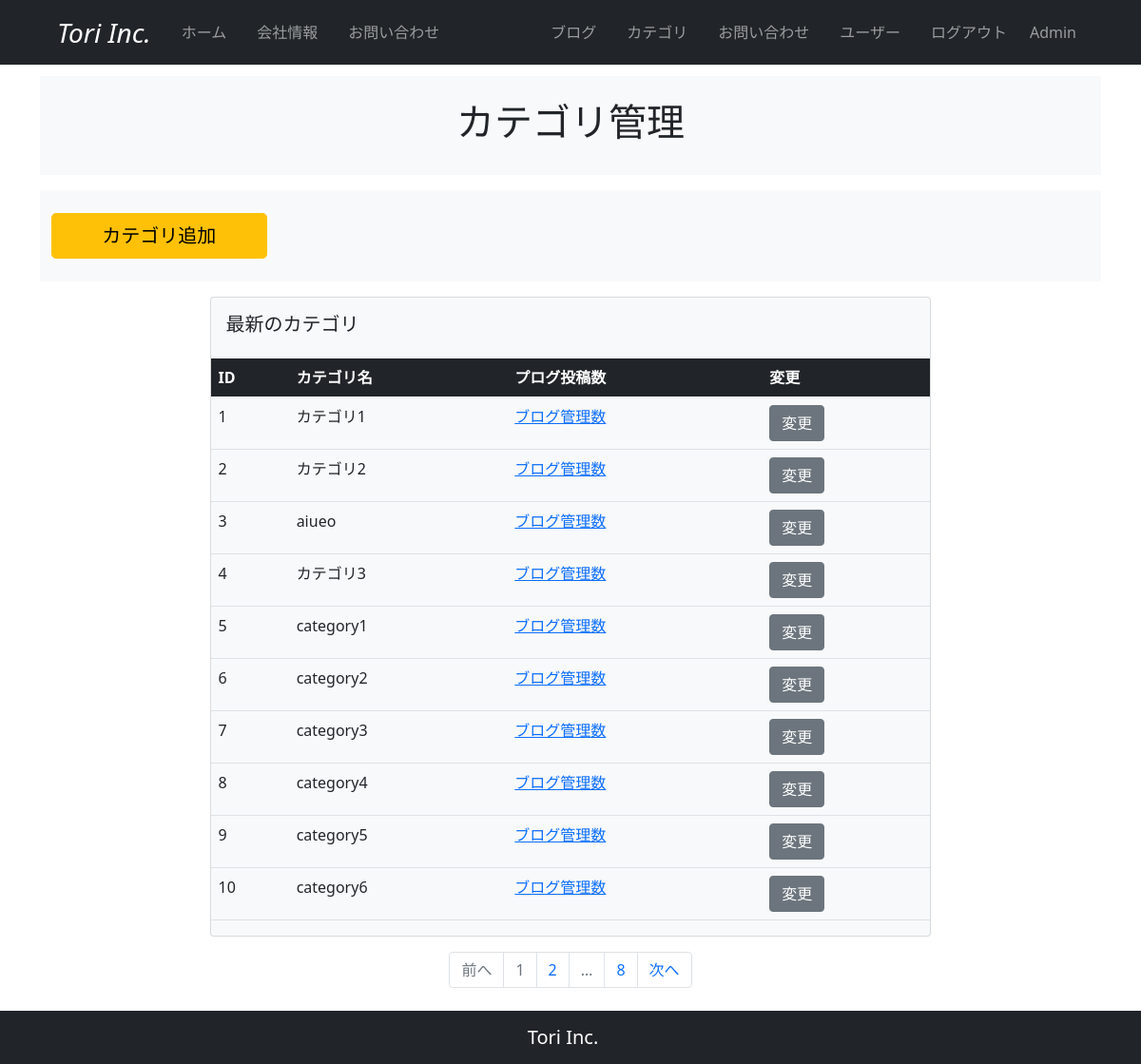
/category_maintenance (signed in), run on an earlier commit of the app's database.
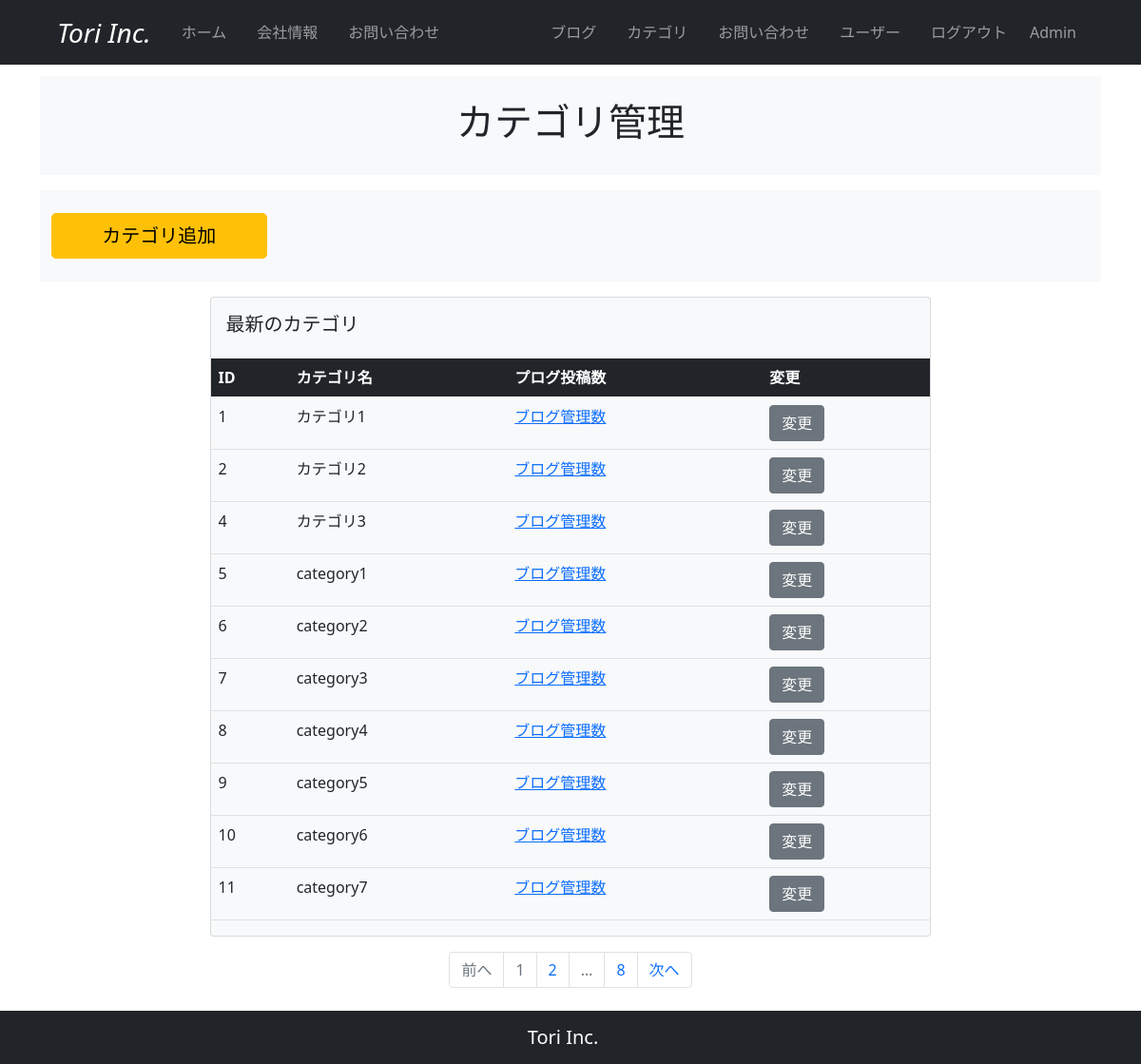
And on a later commit of the database.
### company_blog/models.py (models this page shows, shortened)
class BlogCategory(db.Model):
    __tablename__ = 'blog_category'
    id = db.Column(db.Integer, primary_key=True)
    category = db.Column(db.String(140))
    posts = db.relationship('BlogPost', backref='blogcategory', lazy='dynamic')

### company_blog/main/views.py (the view)
@main.route('/category_maintenance', methods=['GET', 'POST'])
@login_required
def category_maintenance():
    page = request.args.get('page', 1, type=int)
    blog_categories = BlogCategory.query.order_by(BlogCategory.id.asc()).paginate(page=page, per_page=10)
    form = BlogCategoryForm()
    if form.validate_on_submit():
        blog_category = BlogCategory(category=form.category.data)
        db.session.add(blog_category)
        db.session.commit()
        flash('ブログカテゴリが追加されました。')
        return redirect(url_for('main.category_maintenance'))
    elif form.errors:
        form.category.data = ""
        flash(form.errors['category'][0])
    return render_template('category_maintenance.html', blog_categories=blog_categories, form=form)

### company_blog/__init__.py (called while the page is built)
@event.listens_for(Engine, "connect")
def set_sqlite_pragma(dbapi_connection, connection_record):
    cursor = dbapi_connection.cursor()
    cursor.execute("PRAGMA foreign_keys=ON")
    cursor.close()

### company_blog/models.py (called while the page is built)
@login_manager.user_loader
def load_user(user_id):
    return User.query.get(user_id)

    def is_administrator(self):
        if self.administrator == '1':
            return 1
        else:
            return 0

### company_blog/templates/category_maintenance.html (shortened to what this page needs)
{% extends "base.html" %}
{% block content %}
  <section id="header">
    <div class="container">
      <div class="row bg-light my-3 justify-content-center">
        <div class="col-10 py-4">
          <h2 class="text-center fs-1">カテゴリ管理</h2>
        </div>
      </div>
    </div>
  </section>
  <section id="register">
    <div class="container">
      <div class="row bg-light my-3">
        <div class="col-10 py-4">
          <button type="button" class="btn btn-warning btn-lg w-25" data-bs-toggle="modal" data-bs-target="#addCategoryModal">
            カテゴリ追加
          </button>
        </div>
      </div>
    </div>
  </section>
  <section id="user_table">
    <div class="card mx-auto bg-light" style="width: 68%;">
      <div class="card-body">
        <h5 class="card-title">最新のカテゴリ</h5>
      </div>
      <table class="table">
        <thead>
          <tr class="table-dark">
            <th scope="col">ID</th>
            <th scope="col">カテゴリ名</th>
            <th scope="col">プログ投稿数</th>
            <th scope="col">変更</th>
          </tr>
        </thead>
        <tbody>
          {% for blog_category in blog_categories.items %}
          <tr>
            <td>{{ blog_category.id }}</td>
            <td>{{ blog_category.category }}</td>
            <td><a href="#">ブログ管理数</a></td>
            <td>
              {% if current_user.is_administrator() %}
                <a href="{{ url_for('main.update_category', category_id=blog_category.id) }}" class="btn btn-secondary">変更</a>
              {% endif %}
            </td>
          </tr>
          {% endfor %}
        </tbody>
      </table>
    </div>
  </section>
  <section id="pagenation">
    <nav aria-label="mantenance_page_navigation">
      <ul class="pagination my-3 justify-content-center">
        <li {% if blog_categories.has_prev %}class="page-item"{% else %}class="page-item disabled"{% endif %}><a class="page-link" href="{% if blog_categories.has_prev %}{{url_for('main.category_maintenance', page=blog_categories.prev_num) }}{% else %}#{% endif %}">前へ</a></li>
        {% for page_num in blog_categories.iter_pages(left_edge=1, right_edge=1, left_current=1, right_current=2) %}
          {% if page_num %}
            {% if blog_categories.page == page_num %}
              <li class="page-item disabled"><a class="page-link" href="#">{{ page_num }}</a></li>
            {% else %}
              <li class="page-item"><a class="page-link" href="{{url_for('main.category_maintenance', page=page_num)}}">{{ page_num }}</a></li>
            {% endif %}
          {% else %}
            <li class="page-item disabled"><a class="page-link" href="#">&hellip;</a></li>
          {% endif %}
        {% endfor %}
        <li {% if blog_categories.has_next %}class="page-item"{% else %}class="page-item disabled"{% endif %}><a class="page-link" href="{% if blog_categories.has_next %}{{url_for('main.category_maintenance', page=blog_categories.next_num) }}{% else %}#{% endif %}">次へ</a></li>
      </ul>
    </nav>
  </section>
{% endblock %}

What changed in the data, as far as the page shows it:
removed BlogCategory: id "3", category "aiueo"
now on this page (row unchanged): BlogCategory: id "11", category "category7"
